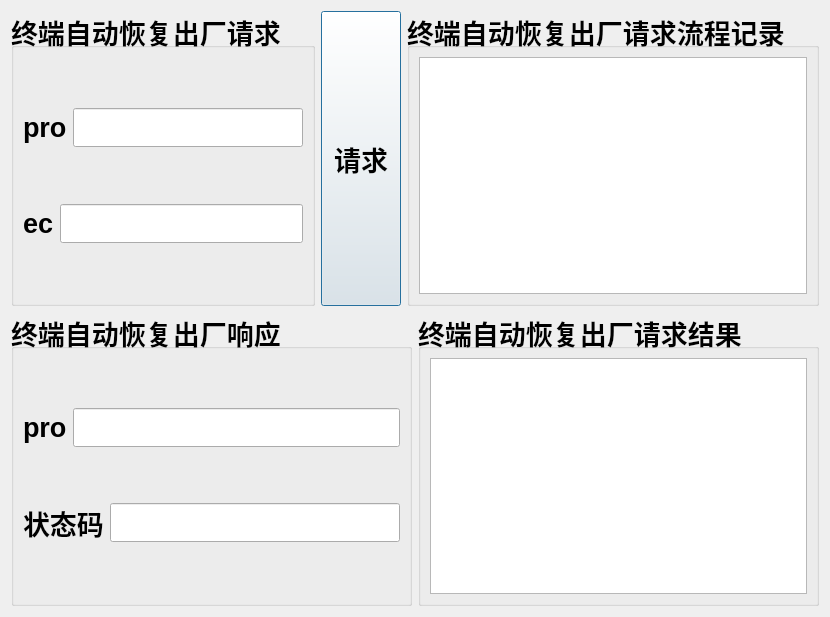
<?xml version="1.0" encoding="UTF-8"?>
<ui version="4.0">
 <class>StartUpMrAutoFactoryReset</class>
 <widget class="QDialog" name="StartUpMrAutoFactoryReset">
  <property name="geometry">
   <rect>
    <x>0</x>
    <y>0</y>
    <width>709</width>
    <height>617</height>
   </rect>
  </property>
  <property name="windowTitle">
   <string>Dialog</string>
  </property>
  <layout class="QVBoxLayout" name="verticalLayout">
   <item>
    <layout class="QHBoxLayout" name="horizontalLayout">
     <item>
      <widget class="QGroupBox" name="groupBox_2">
       <property name="font">
        <font>
         <pointsize>20</pointsize>
         <weight>75</weight>
         <bold>true</bold>
        </font>
       </property>
       <property name="title">
        <string>终端自动恢复出厂请求</string>
       </property>
       <layout class="QVBoxLayout" name="verticalLayout_2">
        <item>
         <layout class="QHBoxLayout" name="horizontalLayout_3">
          <item>
           <widget class="QLabel" name="label">
            <property name="text">
             <string>pro</string>
            </property>
           </widget>
          </item>
          <item>
           <widget class="QLineEdit" name="lineEdit_req_pro"/>
          </item>
         </layout>
        </item>
        <item>
         <layout class="QHBoxLayout" name="horizontalLayout_4">
          <item>
           <widget class="QLabel" name="label_2">
            <property name="text">
             <string>ec</string>
            </property>
           </widget>
          </item>
          <item>
           <widget class="QLineEdit" name="lineEdit_req_ec"/>
          </item>
         </layout>
        </item>
       </layout>
      </widget>
     </item>
     <item>
      <widget class="QPushButton" name="pushButton">
       <property name="sizePolicy">
        <sizepolicy hsizetype="Expanding" vsizetype="Expanding">
         <horstretch>0</horstretch>
         <verstretch>0</verstretch>
        </sizepolicy>
       </property>
       <property name="font">
        <font>
         <pointsize>20</pointsize>
         <weight>75</weight>
         <bold>true</bold>
        </font>
       </property>
       <property name="text">
        <string>请求</string>
       </property>
      </widget>
     </item>
     <item>
      <widget class="QGroupBox" name="groupBox">
       <property name="font">
        <font>
         <pointsize>20</pointsize>
         <weight>75</weight>
         <bold>true</bold>
        </font>
       </property>
       <property name="title">
        <string>终端自动恢复出厂请求流程记录</string>
       </property>
       <layout class="QVBoxLayout" name="verticalLayout_5">
        <item>
         <widget class="QTextEdit" name="textEdit_log"/>
        </item>
       </layout>
      </widget>
     </item>
    </layout>
   </item>
   <item>
    <layout class="QHBoxLayout" name="horizontalLayout_2">
     <item>
      <widget class="QGroupBox" name="groupBox_4">
       <property name="font">
        <font>
         <pointsize>20</pointsize>
         <weight>75</weight>
         <bold>true</bold>
        </font>
       </property>
       <property name="title">
        <string>终端自动恢复出厂响应</string>
       </property>
       <layout class="QVBoxLayout" name="verticalLayout_3">
        <item>
         <layout class="QHBoxLayout" name="horizontalLayout_5">
          <item>
           <widget class="QLabel" name="label_3">
            <property name="text">
             <string>pro</string>
            </property>
           </widget>
          </item>
          <item>
           <widget class="QLineEdit" name="lineEdit_rep_pro"/>
          </item>
         </layout>
        </item>
        <item>
         <layout class="QHBoxLayout" name="horizontalLayout_6">
          <item>
           <widget class="QLabel" name="label_4">
            <property name="text">
             <string>状态码</string>
            </property>
           </widget>
          </item>
          <item>
           <widget class="QLineEdit" name="lineEdit_rep_status"/>
          </item>
         </layout>
        </item>
       </layout>
      </widget>
     </item>
     <item>
      <widget class="QGroupBox" name="groupBox_3">
       <property name="font">
        <font>
         <pointsize>20</pointsize>
         <weight>75</weight>
         <bold>true</bold>
        </font>
       </property>
       <property name="title">
        <string>终端自动恢复出厂请求结果</string>
       </property>
       <layout class="QVBoxLayout" name="verticalLayout_4">
        <item>
         <widget class="QTextEdit" name="textEdit_status"/>
        </item>
       </layout>
      </widget>
     </item>
    </layout>
   </item>
  </layout>
 </widget>
 <resources/>
 <connections/>
</ui>
